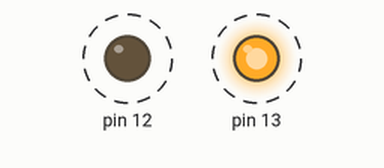
A sketch run on a simulated Arduino Uno, built with avr-gcc and run on an emulated ATmega328P. On the bench: output pins drawn as LEDs (lit = HIGH). Dashed ring = blinking.

Above: at 0.6 s.
Timing chart, 0 to 3.0 s (numbered marks = the images above):
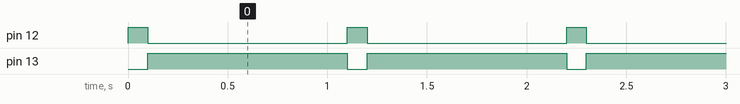

Measured:
- by itself, pin 12: alternates HIGH for 0.10 s and LOW for 1.0 s
- by itself, pin 13: alternates HIGH for 1.0 s and LOW for 0.10 s

The sketch:

q1.ino
```cpp
void setup() {
  pinMode(12,OUTPUT);
  pinMode(13,OUTPUT);
  // put your setup code here, to run once:

}

void loop() {
  digitalWrite(12,HIGH);
  digitalWrite(13,LOW);
  delay(100);
  digitalWrite(12,LOW);
  digitalWrite(13,HIGH);
  delay(1000);

  // put your main code here, to run repeatedly:

}
```
